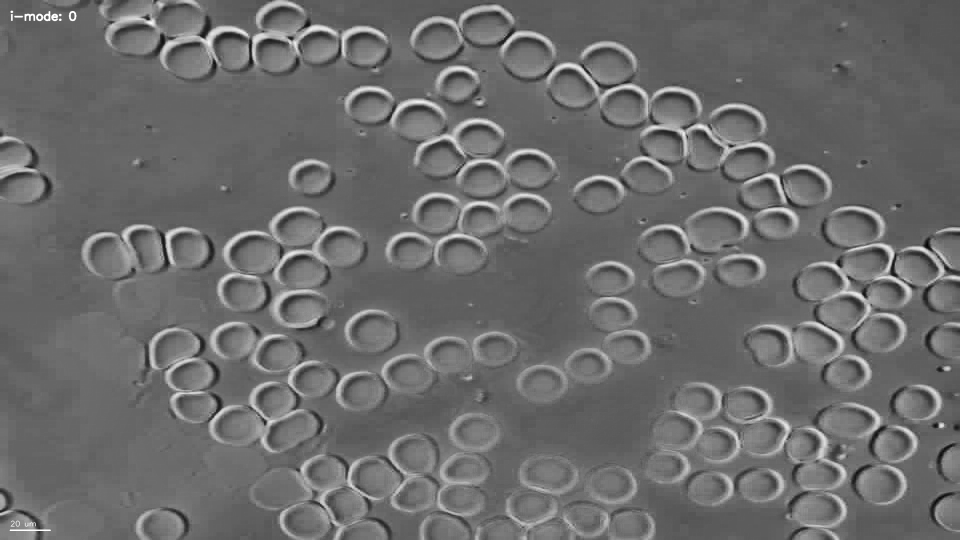
#> input picture capture_2026-05-17_18-14-55.png, 1920 x 1080 px, given in place of the camera (shown at 1/2 size)
$ python Phase_Live_ViewEmboss41.py
#> lines starting #> are read from the running program, lines starting #| are printed output that depends on the picture
# ============================
# FULL PHASE CONTRAST LIVE VIEW
# with v-mode intensity cutoff
# ============================

import cv2
import numpy as np
from datetime import datetime
import os
import sys

# ============================================================
#  PATH HANDLING
# ============================================================

if getattr(sys, 'frozen', False):
    script_dir = os.path.dirname(sys.executable)
else:
    try:
        script_dir = os.path.dirname(os.path.abspath(__file__))
    except NameError:
        script_dir = os.getcwd()

os.chdir(script_dir)

# ============================================================
#  CAMERA INITIALIZATION
# ============================================================

cap = cv2.VideoCapture(1, cv2.CAP_DSHOW)

cap.set(cv2.CAP_PROP_FRAME_WIDTH, 1920)
cap.set(cv2.CAP_PROP_FRAME_HEIGHT, 1080)
cap.set(cv2.CAP_PROP_FPS, 25)

if not cap.isOpened():
    print("ERROR: Could not open camera on port 0")
    exit(1)

# ============================================================
#  PARAMETERS
# ============================================================

PHASECORR_SIZE = (256, 256)
ALPHA = 0.2
MAX_SHIFT_PER_FRAME = 0.5
USE_CLAHE = True

use_noise_reduction = False
show_scale_bar = False
white_background = False

contrast_mode = 0
p_mode = 0
emboss_mode = 0
improve_mode = 0

# NEW: intensity cutoff mode
v_mode = 0

avg_buffer = []
AVG_SIZE = 3

# ============================================================
#  STARTUP HELP
# ============================================================

print("=== CONTROLS ===")
print("ESC  - Quit")
print("p    - Cycle view (phase / overlay / raw)")
print("n    - Toggle noise reduction")
print("m    - Toggle scale bar")
print("c    - Cycle contrast modes")
print("w    - Toggle soft white background")
print("e    - Cycle emboss modes")
print("i    - Cycle improvement (off / micro / medium / strong)")
print("v    - Cycle intensity cutoff (off / 20% / 40%)")
print("s    - Save normal frame (PNG)")
print("q    - Super-resolution still (3-frame average, PNG)")
print("1    - Start/stop recording (25 FPS WMV)")
print("2    - Start/stop recording (time-lapse 3 FPS → 25 FPS)")
print("3    - Start/stop recording (time-lapse 10 FPS → 25 FPS)")
print("================")

# ============================================================
#  HELPERS
# ============================================================

def phase_correlation_shift(img_ref, img_mov):
    ref = img_ref.astype(np.float32)
    mov = img_mov.astype(np.float32)
    shift, _ = cv2.phaseCorrelate(ref, mov)
    dy, dx = shift
    return dx, dy

def apply_subpixel_shift(img, dx, dy):
    M = np.float32([[1, 0, dx],
                    [0, 1, dy]])
    return cv2.warpAffine(
        img, M, (img.shape[1], img.shape[0]),
        flags=cv2.INTER_LINEAR,
        borderMode=cv2.BORDER_REFLECT
    )

def create_center_roi(img, fraction=0.5):
    h, w = img.shape
    cw, ch = int(w * fraction), int(h * fraction)
    x0 = (w - cw) // 2
    y0 = (h - ch) // 2
    return x0, y0, cw, ch

# [12 lines left out: function draw_scale_bar, not called in this run]

# ============================================================
#  CONTRAST MODES
# ============================================================

def process_clean(img):
    return img

# [34 lines left out: functions process_medium, process_extreme, clean_background_white, not called in this run]

# ============================================================
#  EMBOSS
# ============================================================

def apply_emboss(img, mode):
    if mode == 0:
        return img

    gray = cv2.cvtColor(img, cv2.COLOR_BGR2GRAY)

    if mode == 1:
        k = np.array([[0, -1, -1],
                      [1,  0, -1],
                      [1,  1,  0]], dtype=np.float32)
    elif mode == 2:
        k = np.array([[0, -2, -2],
                      [2,  0, -2],
                      [2,  2,  0]], dtype=np.float32)
    else:
        k = np.array([[0, -3, -3],
                      [3,  0, -3],
                      [3,  3,  0]], dtype=np.float32)

    emb = cv2.filter2D(gray, -1, k)
    emb = cv2.normalize(emb, None, 0, 255, cv2.NORM_MINMAX)
    emb = cv2.cvtColor(emb.astype(np.uint8), cv2.COLOR_GRAY2BGR)

    return cv2.addWeighted(img, 0.7, emb, 0.3, 0)

# ============================================================
#  NEW: INTENSITY CUTOFF (v-mode)
# ============================================================

def apply_intensity_cutoff(img, mode):
    if mode == 0:
        return img

    f = img.astype(np.float32)

    # cutoff percentiles
    if mode == 1:
        low_cut = 0.05
        high_cut = 0.95
        compress = 0.70   # reduce contrast to 70%
    else:
        low_cut = 0.10
        high_cut = 0.90
        compress = 0.50   # reduce contrast to 50%

    lo = np.percentile(f, low_cut * 100)
    hi = np.percentile(f, high_cut * 100)

    # avoid collapse
    if hi - lo < 1:
        return img

    # clip extremes
    f = np.clip(f, lo, hi)

    # compress contrast instead of stretching
    f = (f - lo) / (hi - lo)          # normalize 0–1
    f = f * compress + (1 - compress) / 2   # compress toward mid-gray
    f = f * 255.0

    return f.astype(np.uint8)


# ============================================================
#  SUPER-RESOLUTION
# ============================================================

def capture_superres(cap, dx, dy):
    frames = []

    for _ in range(3):
        ret, f = cap.read()
        if not ret:
            continue

        blue = f[:, :, 0]
        red  = f[:, :, 2]

        red_aligned = apply_subpixel_shift(red, dx, dy)

        phase_float = red_aligned.astype(np.float32) - blue.astype(np.float32)
        phase_norm = cv2.normalize(phase_float, None, 0, 255, cv2.NORM_MINMAX)
        phase = phase_norm.astype(np.uint8)

        if USE_CLAHE:
            phase = clahe.apply(phase)

        out = cv2.cvtColor(phase, cv2.COLOR_GRAY2BGR)
        frames.append(out.astype(np.float32))

    if len(frames) == 0:
        return None

    avg = np.mean(frames, axis=0).astype(np.uint8)
    return avg

# ============================================================
#  RECORDING SYSTEM
# ============================================================

recording = False
record_mode = 0
video_writer = None
last_record_time = 0.0

# [13 lines left out: function start_recording, not called in this run]

def stop_recording():
    global recording, record_mode, video_writer
    if recording:
        recording = False
        record_mode = 0
        if video_writer is not None:
            video_writer.release()
            video_writer = None
        print("=== Recording stopped ===")

# ============================================================
#  MAIN LOOP
# ============================================================

dx_smooth = 0.0
dy_smooth = 0.0

clahe = cv2.createCLAHE(clipLimit=2.0, tileGridSize=(8, 8))

while True:
    ret, frame = cap.read()
#> frame is the input picture: shape (1080, 1920, 3); min 2, max 255, mean 107.7
    if not ret:
        print("Frame grab failed")
        break

    blue = frame[:, :, 0]
    red  = frame[:, :, 2]

    # ROI for phase correlation
    x0, y0, cw, ch = create_center_roi(blue, 0.5)
#> x0 = 480; y0 = 270; cw = 960; ch = 540
    blue_roi = blue[y0:y0+ch, x0:x0+cw]
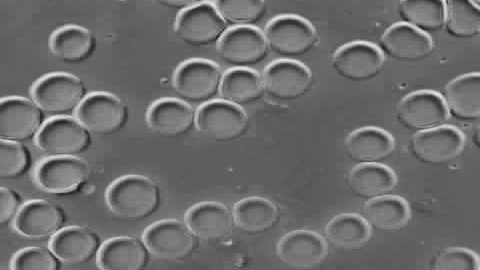
#> blue_roi: shape (540, 960) (shown at 1/2 size); min 24, max 237, mean 108.7
    red_roi  = red[y0:y0+ch, x0:x0+cw]

    small_blue = cv2.resize(blue_roi, PHASECORR_SIZE)
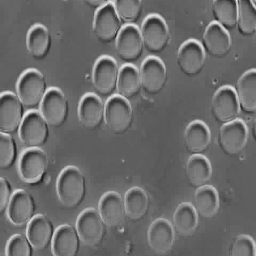
#> small_blue: shape (256, 256); min 25, max 233, mean 108.6
    small_red  = cv2.resize(red_roi,  PHASECORR_SIZE)

    dx_small, dy_small = phase_correlation_shift(small_blue, small_red)
#> in phase_correlation_shift, `shift, _ = cv2.phaseCorrelate(ref, mov)`: shift = (0, 0)
#> in phase_correlation_shift, `dy, dx = shift`: dy = 0
#> dx_small = 0; dy_small = 0

    scale_x = cw / PHASECORR_SIZE[0]
#> scale_x = 3.75
    scale_y = ch / PHASECORR_SIZE[1]
#> scale_y = 2.11

    dx = np.clip(dx_small * scale_x, -MAX_SHIFT_PER_FRAME, MAX_SHIFT_PER_FRAME)
#> dx = 0
    dy = np.clip(dy_small * scale_y, -MAX_SHIFT_PER_FRAME, MAX_SHIFT_PER_FRAME)
#> dy = 0

    dx_smooth = (1 - ALPHA) * dx_smooth + ALPHA * dx
#> dx_smooth = 0
    dy_smooth = (1 - ALPHA) * dy_smooth + ALPHA * dy
#> dy_smooth = 0

    # Full-res alignment
    red_aligned = apply_subpixel_shift(red, dx_smooth, dy_smooth)
#> in apply_subpixel_shift, `M = np.float32([[1, 0, dx], [0, 1, dy]])`: M = [[1, 0, 0], [0, 1, 0]]

    # Phase extraction
    phase_float = red_aligned.astype(np.float32) - blue.astype(np.float32)
#> phase_float: shape (1080, 1920) float32; every value is 0
    phase_norm = cv2.normalize(phase_float, None, 0, 255, cv2.NORM_MINMAX)
    phase = phase_norm.astype(np.uint8)
#> phase: shape (1080, 1920); every value is 0

    if USE_CLAHE:
        phase = clahe.apply(phase)
#> phase: shape (1080, 1920); every value is 3

    if use_noise_reduction:
        phase = cv2.bilateralFilter(phase, 5, 25, 5)

    # NEW: intensity cutoff
    phase = apply_intensity_cutoff(phase, v_mode)

    # ============================================================
    #  IMPROVEMENT MODE (DPR-style sharpening)
    # ============================================================

    if improve_mode > 0 and p_mode in (0, 1):
        blur = cv2.GaussianBlur(phase, (3, 3), 0.6)
        detail = phase.astype(np.float32) - blur.astype(np.float32)

        if improve_mode == 1:
            alpha = 0.15
        elif improve_mode == 2:
            alpha = 0.30
        else:
            alpha = 0.50

        phase = np.clip(phase + alpha * detail, 0, 255).astype(np.uint8)

    # ============================================================
    #  DISPLAY MODES
    # ============================================================

    if p_mode == 0:
        display_img = cv2.cvtColor(phase, cv2.COLOR_GRAY2BGR)
#> display_img: shape (1080, 1920, 3); every value is 3

    elif p_mode == 1:
        phase_color = cv2.cvtColor(phase, cv2.COLOR_GRAY2BGR)
        blended = cv2.addWeighted(frame.astype(np.float32) / 255.0,
                                  0.7,
                                  phase_color.astype(np.float32) / 255.0,
                                  0.3, 0)
        display_img = (blended * 255).astype(np.uint8)

    else:
        display_img = frame.copy()

    # Scale bar
    if show_scale_bar and p_mode != 2:
        UM_PER_PIXEL = 0.083
        SCALE_BAR_UM = 20
        SCALE_BAR_PX = int(SCALE_BAR_UM / UM_PER_PIXEL)
        display_img = draw_scale_bar(display_img, SCALE_BAR_PX, SCALE_BAR_UM)

    # Contrast, background, emboss, averaging
    if p_mode in (0, 1):

        if contrast_mode == 0:
            display_img = process_clean(display_img)
        elif contrast_mode == 1:
            display_img = process_medium(display_img)
        else:
            display_img = process_extreme(display_img)

        if white_background:
            display_img = clean_background_white(display_img)

        display_img = apply_emboss(display_img, emboss_mode)

        avg_buffer.append(display_img.astype(np.float32))
        if len(avg_buffer) > AVG_SIZE:
            avg_buffer.pop(0)
        display_img = np.mean(avg_buffer, axis=0).astype(np.uint8)

    else:
        avg_buffer.clear()

    # On-screen indicators
    cv2.putText(display_img, f"i-mode: {improve_mode}",
                (20, 40), cv2.FONT_HERSHEY_SIMPLEX,
                0.8, (255, 255, 255), 2, cv2.LINE_AA)

    cv2.putText(display_img, f"v-mode: {v_mode}",
                (20, 70), cv2.FONT_HERSHEY_SIMPLEX,
                0.8, (255, 255, 255), 2, cv2.LINE_AA)
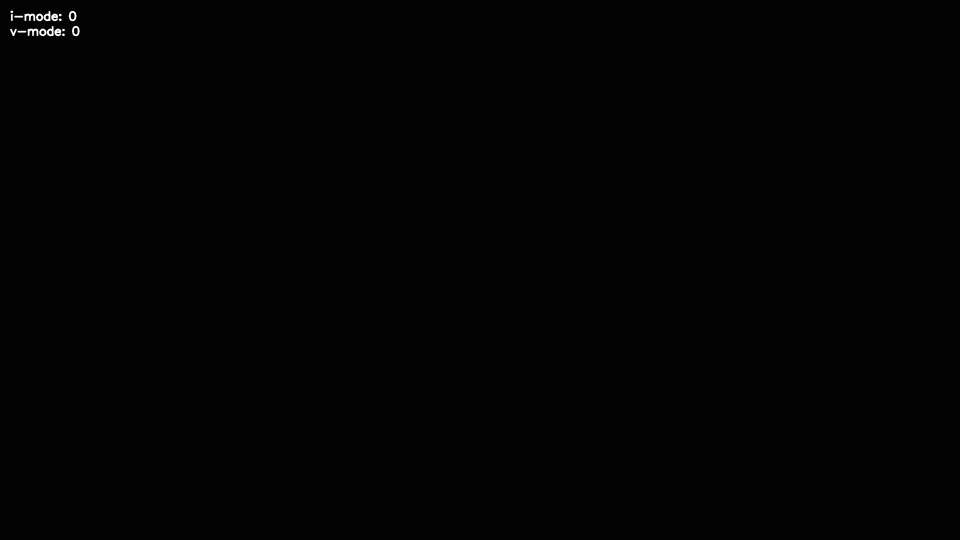
#> display_img: shape (1080, 1920, 3) (shown at 1/2 size); min 3, max 255, mean 3.2

    cv2.imshow("Phase Contrast Live", display_img)

    # ============================================================
    #  RECORDING
    # ============================================================

    if recording:
        current_time = cv2.getTickCount() / cv2.getTickFrequency()

        if record_mode == 1:
            video_writer.write(display_img)

        elif record_mode == 2:
            if current_time - last_record_time >= 1.0 / 3.0:
                video_writer.write(display_img)
                last_record_time = current_time

        elif record_mode == 3:
            if current_time - last_record_time >= 0.1:
                video_writer.write(display_img)
                last_record_time = current_time

    # ============================================================
    #  KEY HANDLING
    # ============================================================

    key = cv2.waitKey(1)
#> (key q is pressed here)

    if key == 27:  # ESC
        stop_recording()
        break

    if key == ord('q'):
        print("Capturing 3-frame super-resolution still...")
        out = capture_superres(cap, dx_smooth, dy_smooth)
#> after the loop in capture_superres, `for _ in range(3):`: frames = 3 items
        if out is not None:
            filename = f"superres_{datetime.now().strftime('%Y-%m-%d_%H-%M-%S')}.png"
            cv2.imwrite(filename, out)
            print("Saved:", filename)
        else:
            print("Super-resolution failed")

    if key == ord('p'):
        p_mode = (p_mode + 1) % 3
        print("P-mode:", p_mode)

    if key == ord('n'):
        use_noise_reduction = not use_noise_reduction
        print("Noise reduction:", use_noise_reduction)

    if key == ord('m'):
        show_scale_bar = not show_scale_bar
        print("Scale bar:", show_scale_bar)

    if key == ord('c'):
        contrast_mode = (contrast_mode + 1) % 3
        print("Contrast mode:", contrast_mode)

    if key == ord('w'):
        white_background = not white_background
        print("White background:", white_background)

    if key == ord('e'):
        emboss_mode = (emboss_mode + 1) % 4
        print("Emboss mode:", emboss_mode)

    if key == ord('i'):
        improve_mode = (improve_mode + 1) % 4
        print("Improve mode:", improve_mode)

    if key == ord('v'):
        v_mode = (v_mode + 1) % 3
        print("V-mode (intensity cutoff):", v_mode)


    if key == ord('s'):
        filename = f"capture_{datetime.now().strftime('%Y-%m-%d_%H-%M-%S')}.png"
        cv2.imwrite(filename, display_img)
        print("Saved:", filename)

    # --- Recording mode 1 (25 FPS) ---
    if key == ord('1'):
        if recording and record_mode == 1:
            stop_recording()
        else:
            stop_recording()
            start_recording(1)

    # --- Recording mode 2 (time-lapse 3 FPS capture) ---
    if key == ord('2'):
        if recording and record_mode == 2:
            stop_recording()
        else:
            stop_recording()
            start_recording(2)

    # --- Recording mode 3 (time-lapse 10 FPS capture) ---
    if key == ord('3'):
        if recording and record_mode == 3:
            stop_recording()
        else:
            stop_recording()
            start_recording(3)

# ============================================================
#  CLEANUP
# ============================================================

cap.release()
cv2.destroyAllWindows()

$ run again, on capture_2026-07-02_21-17-16.png
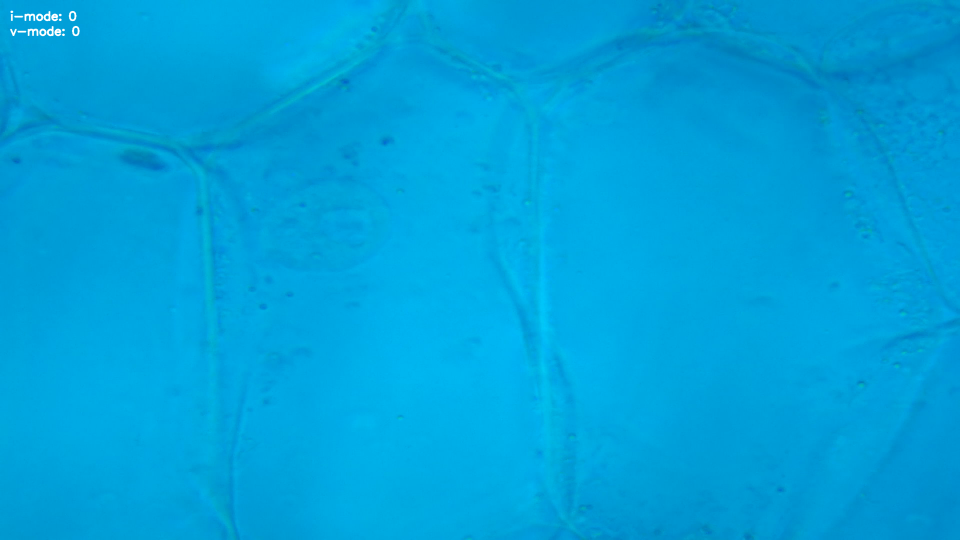
#> input picture capture_2026-07-02_21-17-16.png, 1920 x 1080 px, given in place of the camera (shown at 1/2 size)
#> frame is the input picture: shape (1080, 1920, 3); mean B, G, R 219.3, 161.4, 0.2
#> `x0, y0, cw, ch = create_center_roi(blue, 0.5)`: x0 = 480; y0 = 270; cw = 960; ch = 540
#> `small_red  = cv2.resize(red_roi,  PHASECORR_SIZE)`:
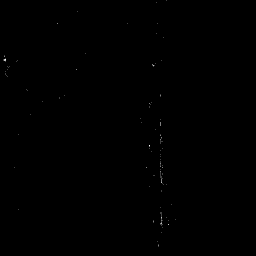
#> small_red: shape (256, 256); min 0, max 4, mean 0.00311; drawn with min black and max white
#> shift = (0.212, -1.06)
#> in phase_correlation_shift, `dy, dx = shift`: dy = 0.212; dx = -1.06
#> dy_small = 0.212
#> scale_x = 3.75
#> scale_y = 2.11
#> `dx = np.clip(dx_small * scale_x, -MAX_SHIFT_PER_FRAME, MAX_SHIFT_PER_F..`: dx = -0.5
#> `dy = np.clip(dy_small * scale_y, -MAX_SHIFT_PER_FRAME, MAX_SHIFT_PER_F..`: dy = 0.447
#> dx_smooth = -0.1
#> dy_smooth = 0.0893
#> M = [[1, 0, -0.1], [0, 1, 0.0893]]
#> `phase = clahe.apply(phase)`:
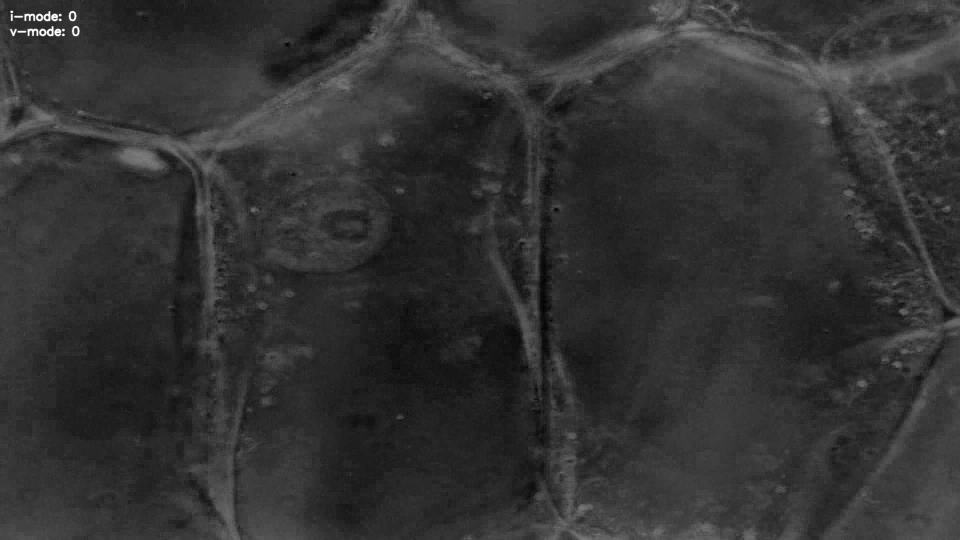
#> phase: shape (1080, 1920) (shown at 1/2 size); min 1, max 255, mean 50.1
#> after the loop in capture_superres, `for _ in range(3):`: frames = 3 items

$ run again, on capture_2026-07-02_21-17-20.png
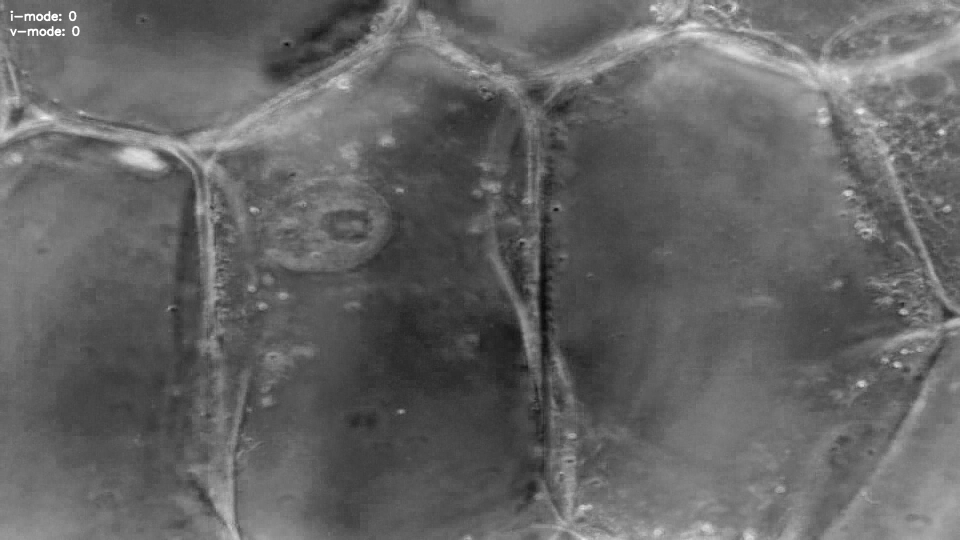
#> input picture capture_2026-07-02_21-17-20.png, 1920 x 1080 px, given in place of the camera (shown at 1/2 size)
#> frame is the input picture: shape (1080, 1920, 3); min 1, max 255, mean 100.6
#> `x0, y0, cw, ch = create_center_roi(blue, 0.5)`: x0 = 480; y0 = 270; cw = 960; ch = 540
#> `blue_roi = blue[y0:y0+ch, x0:x0+cw]`:
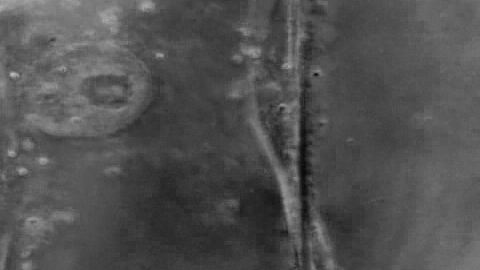
#> blue_roi: shape (540, 960) (shown at 1/2 size); min 7, max 191, mean 81.1
#> `small_blue = cv2.resize(blue_roi, PHASECORR_SIZE)`:
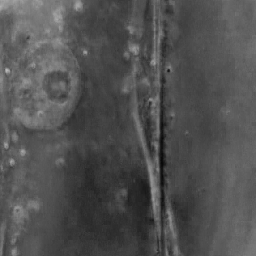
#> small_blue: shape (256, 256); min 9, max 185, mean 81
#> shift = (0, 0)
#> in phase_correlation_shift, `dy, dx = shift`: dy = 0
#> scale_x = 3.75
#> scale_y = 2.11
#> `dx = np.clip(dx_small * scale_x, -MAX_SHIFT_PER_FRAME, MAX_SHIFT_PER_F..`: dx = 0
#> M = [[1, 0, 0], [0, 1, 0]]
#> phase_float: shape (1080, 1920) float32; every value is 0
#> after the loop in capture_superres, `for _ in range(3):`: frames = 3 items
